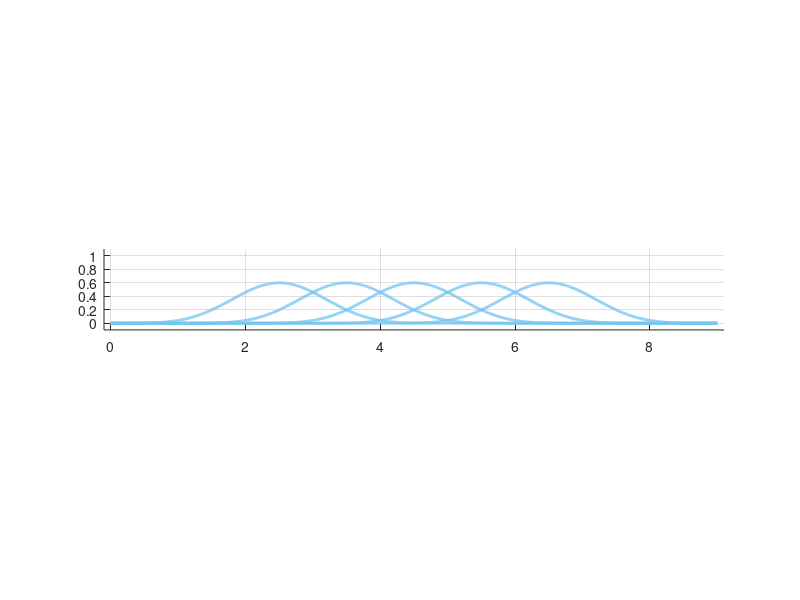

MATLAB code to generate this figure:
order = 5;
degree = order-1;
knots = 0:9;
t = linspace(min(knots),max(knots),1000);
N = zeros(length(knots)-1,length(t),order+1);

for k=0:degree
    for i=1:length(knots)-k-1
        if k==0
            N(i,:,k+1) = t>=knots(i) & t<knots(i+1);
        else
            w0 = (t - knots(i)) ./ (knots(i+k)-knots(i));
            w1 = (t - knots(i+1)) ./ (knots(i+k+1)-knots(i+1));
            N(i,:,k+1) = w0.*N(i,:,k) + (1-w1).*N(i+1,:,k);
        end
    end
end

figure(gcf); clf; hold on;
axis on; grid on; axis equal;
count = 5;

for k=1:degree
    axis([-.1 .1 -.1 .1]+[0 5+degree 0 1]);
    idx = t <= 5+k;
    x = repmat(t(idx),count,1)';
    y = N(1:count,idx,k+1)';
    cla;
    plot(x,y,'-','LineWidth',2,'Color',[117 197 240]/255);
    pause;
%     print(gcf,['/home/bbrrck/teaching/geonum/2017/TD/degree' num2str(k) '.svg'],'-dsvg');
end

